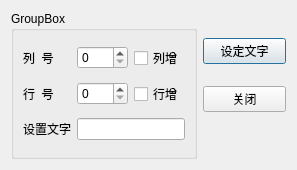
<?xml version="1.0" encoding="UTF-8"?>
<ui version="4.0">
 <class>QWDialogLocate</class>
 <widget class="QDialog" name="QWDialogLocate">
  <property name="geometry">
   <rect>
    <x>0</x>
    <y>0</y>
    <width>297</width>
    <height>170</height>
   </rect>
  </property>
  <property name="windowTitle">
   <string>单元格定位与文字设置</string>
  </property>
  <layout class="QHBoxLayout" name="horizontalLayout">
   <item>
    <widget class="QGroupBox" name="groupBox">
     <property name="title">
      <string>GroupBox</string>
     </property>
     <layout class="QGridLayout" name="gridLayout">
      <item row="0" column="0">
       <widget class="QLabel" name="label">
        <property name="text">
         <string>列  号</string>
        </property>
       </widget>
      </item>
      <item row="0" column="1">
       <widget class="QSpinBox" name="spinBoxRow"/>
      </item>
      <item row="0" column="2">
       <widget class="QCheckBox" name="chkBoxRow">
        <property name="text">
         <string>列增</string>
        </property>
       </widget>
      </item>
      <item row="1" column="0">
       <widget class="QLabel" name="label_2">
        <property name="text">
         <string>行  号</string>
        </property>
       </widget>
      </item>
      <item row="1" column="1">
       <widget class="QSpinBox" name="spinBoxColumn"/>
      </item>
      <item row="1" column="2">
       <widget class="QCheckBox" name="chkBoxColumn">
        <property name="text">
         <string>行增</string>
        </property>
       </widget>
      </item>
      <item row="2" column="0">
       <widget class="QLabel" name="label_3">
        <property name="text">
         <string>设置文字</string>
        </property>
       </widget>
      </item>
      <item row="2" column="1" colspan="2">
       <widget class="QLineEdit" name="edtCaption"/>
      </item>
     </layout>
    </widget>
   </item>
   <item>
    <layout class="QVBoxLayout" name="verticalLayout">
     <item>
      <spacer name="verticalSpacer">
       <property name="orientation">
        <enum>Qt::Vertical</enum>
       </property>
       <property name="sizeHint" stdset="0">
        <size>
         <width>20</width>
         <height>38</height>
        </size>
       </property>
      </spacer>
     </item>
     <item>
      <widget class="QPushButton" name="btnSetText">
       <property name="text">
        <string>设定文字</string>
       </property>
       <property name="icon">
        <iconset resource="qrc.qrc">
         <normaloff>:/images/icons/506.bmp</normaloff>:/images/icons/506.bmp</iconset>
       </property>
      </widget>
     </item>
     <item>
      <spacer name="verticalSpacer_2">
       <property name="orientation">
        <enum>Qt::Vertical</enum>
       </property>
       <property name="sizeHint" stdset="0">
        <size>
         <width>20</width>
         <height>28</height>
        </size>
       </property>
      </spacer>
     </item>
     <item>
      <widget class="QPushButton" name="pushButton_2">
       <property name="text">
        <string>关闭</string>
       </property>
       <property name="icon">
        <iconset resource="qrc.qrc">
         <normaloff>:/images/icons/132.bmp</normaloff>:/images/icons/132.bmp</iconset>
       </property>
      </widget>
     </item>
     <item>
      <spacer name="verticalSpacer_3">
       <property name="orientation">
        <enum>Qt::Vertical</enum>
       </property>
       <property name="sizeHint" stdset="0">
        <size>
         <width>20</width>
         <height>58</height>
        </size>
       </property>
      </spacer>
     </item>
    </layout>
   </item>
  </layout>
 </widget>
 <resources>
  <include location="qrc.qrc"/>
 </resources>
 <connections/>
</ui>
